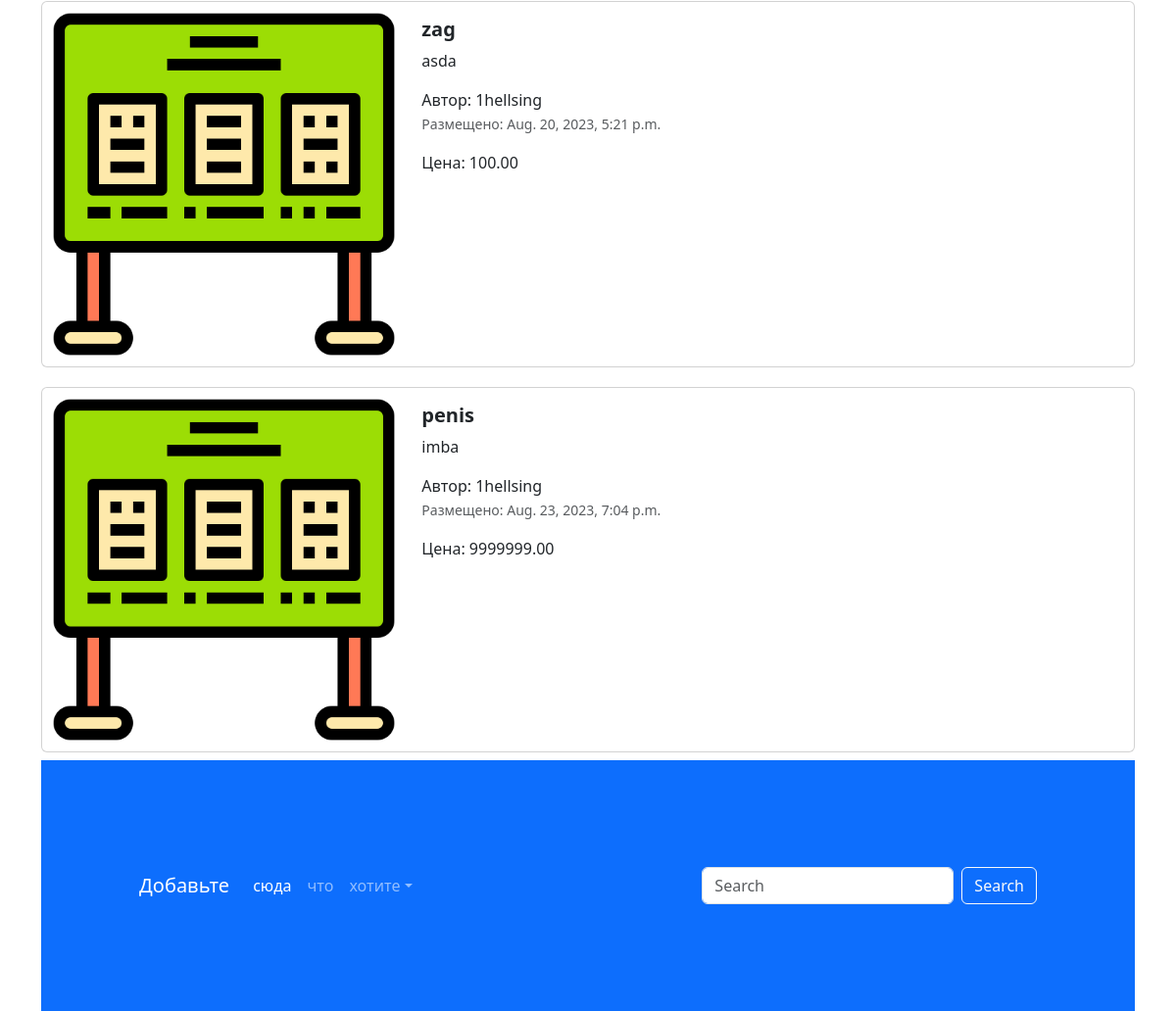
/ (lower part), run on an earlier commit of the app's database.
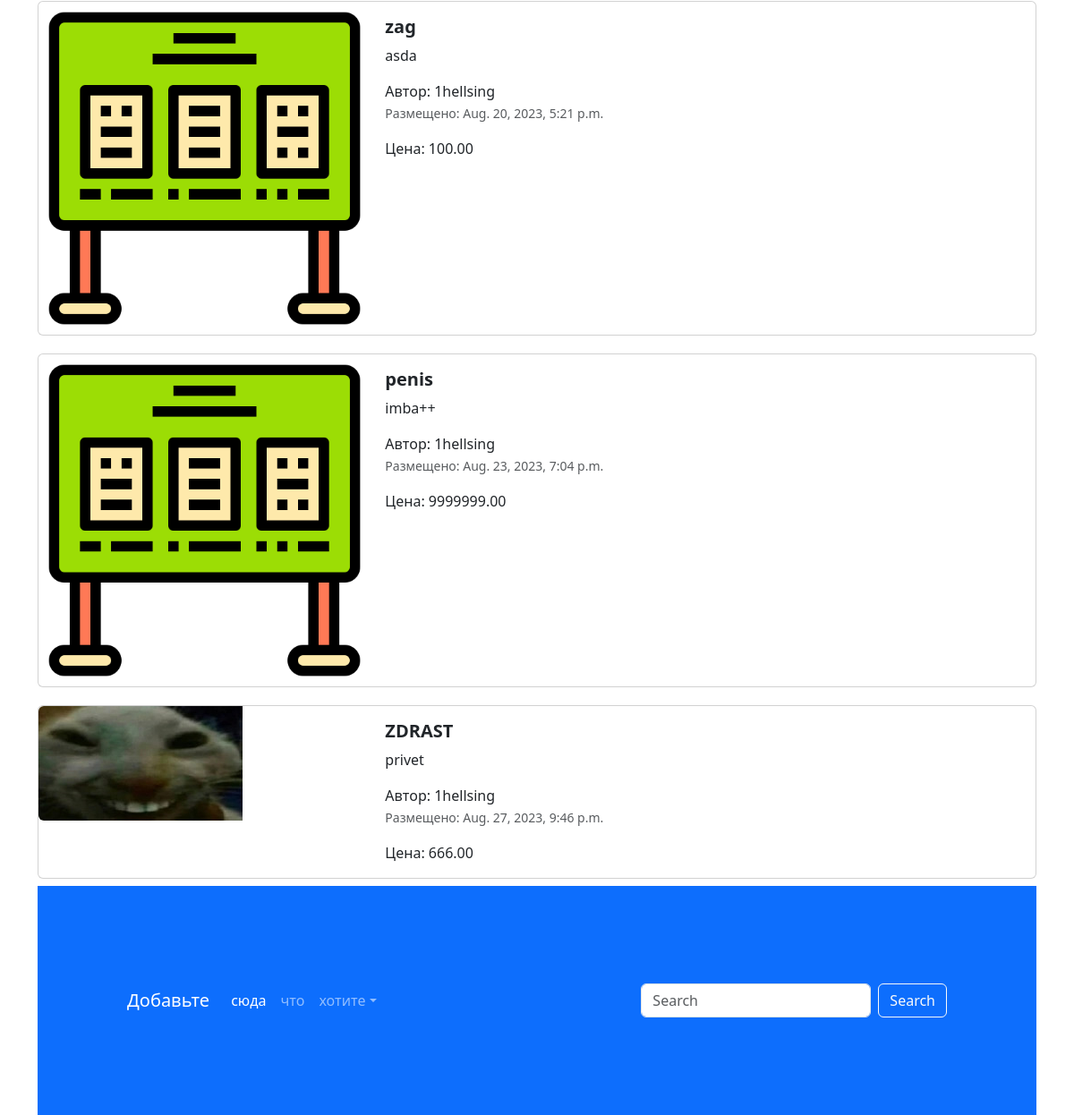
And on a later commit of the database.
### app_advertisements/models.py (models this page shows, shortened)
class Advertisement(models.Model):
    title = models.CharField("Заголовок", max_length=128)
    description = models.TextField("Описание")
    price = models.DecimalField("цена", max_digits=10, decimal_places=2)
    auction = models.BooleanField("торг", help_text="есть ли торг")
    created_at = models.DateTimeField(auto_now=False, auto_now_add=True)
    updated_at = models.DateTimeField(auto_now=True, auto_now_add=False)
    user = models.ForeignKey(User, verbose_name=(""), on_delete=models.CASCADE)
    image = models.ImageField(("изображение"), upload_to='advertisements/')
    class Meta:
        db_table = "Advertisements"

### app_advertisements/views.py (the view)
# urls.py: path('', index, name='main-page'),
def index(request):
    advertisements = Advertisement.objects.all()
    context =  {
        'advertisements' : advertisements
    }
    return render(request, 'app_advertisements/index.html', context)

### templates/app_advertisements/index.html (shortened to what this page needs)
{% extends 'base.html' %}
{% load static %}
{% block content %}
<div class="container">
  <div class="col">
    {% for adv in advertisements %}
    <div class="card mb-2" style="max-width: 1200px; margin-top: 20px;">
      <div class="row g-0">
        <div class="col-md-4">
          <a href="advertisement.html" class="nav-link">
            <img src=" {% if adv.image %}{{adv.image.url}} {% else %} {% static 'img/adv_img.png'%}{% endif %}" class="img-fluid rounded-start" alt="Card title">
          </a>
        </div>
        <div class="col-md-8">
          <div class="card-body">
            <h5 class="card-title">
              <a href="advertisement.html" class="nav-link"><strong>{{adv.title}}</strong></a>
            </h5>
            <a href="advertisement.html" class="nav-link">
              <p class="card-text">
                {{adv.description}}
              </p>
              <span>Автор: {{adv.user}}</span>
              <p class="card-text"><small class="text-muted">Размещено: {{adv.created_at}}</small></p>
              <span>Цена: {{adv.price}}</span>
            </a>
          </div>
        </div>
      </div>
    </div>
    {% endfor %}
</div>
<footer style="padding: 100px;" class="bg-primary">
  <nav class="navbar navbar-expand-sm navbar-dark">
    <a class="navbar-brand" href="#">Добавьте</a>
    <div class="collapse navbar-collapse" id="collapsibleNavId">
      <ul class="navbar-nav me-auto mt-2 mt-lg-0">
        <li class="nav-item">
          <a class="nav-link active" href="#" aria-current="page">сюда</a>
        </li>
        <li class="nav-item">
          <a class="nav-link" href="#">что</a>
        </li>
        <li class="nav-item dropdown">
          <a class="nav-link dropdown-toggle" href="#" id="dropdownId" data-bs-toggle="dropdown" aria-haspopup="true"
             aria-expanded="false">хотите</a>
        </li>
      </ul>
      <form class="d-flex my-2 my-lg-0">
        <input class="form-control me-sm-2" type="text" placeholder="Search">
        <button class="btn btn-outline-light my-2 my-sm-0" type="submit">Search</button>
      </form>
    </div>
  </nav>
</footer>
{% endblock content %}

What changed in the data, as far as the page shows it:
changed Advertisement "penis": description "imba" → "imba++"
added Advertisement: image (picture), title "ZDRAST", description "privet", user "1hellsing", created_at "Aug. 27, 2023, 9:46 p.m.", price "666.00"
